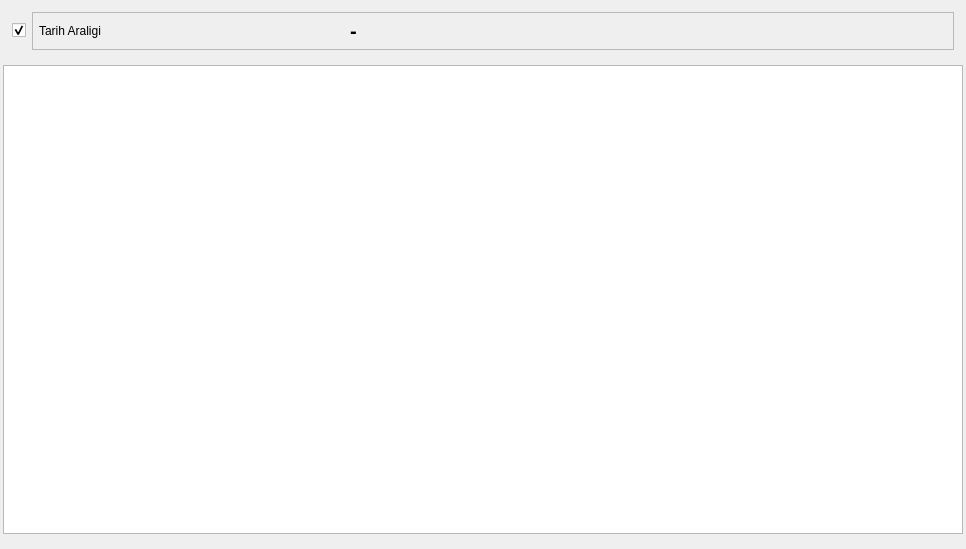
<?xml version="1.0" encoding="UTF-8"?>
<ui version="4.0">
 <class>CARI_OTO_EKSTRE_ARAMA</class>
 <widget class="QDialog" name="CARI_OTO_EKSTRE_ARAMA">
  <property name="geometry">
   <rect>
    <x>0</x>
    <y>0</y>
    <width>966</width>
    <height>549</height>
   </rect>
  </property>
  <property name="sizePolicy">
   <sizepolicy hsizetype="Expanding" vsizetype="Expanding">
    <horstretch>0</horstretch>
    <verstretch>0</verstretch>
   </sizepolicy>
  </property>
  <property name="windowTitle">
   <string>Dialog</string>
  </property>
  <layout class="QGridLayout" name="gridLayout" rowstretch="4,80,1" columnstretch="80,10">
   <property name="sizeConstraint">
    <enum>QLayout::SetNoConstraint</enum>
   </property>
   <property name="margin">
    <number>3</number>
   </property>
   <item row="0" column="0" colspan="2">
    <widget class="QFrame" name="main_frame">
     <property name="sizePolicy">
      <sizepolicy hsizetype="Expanding" vsizetype="Fixed">
       <horstretch>0</horstretch>
       <verstretch>0</verstretch>
      </sizepolicy>
     </property>
     <property name="font">
      <font>
       <kerning>true</kerning>
      </font>
     </property>
     <property name="frameShape">
      <enum>QFrame::NoFrame</enum>
     </property>
     <property name="frameShadow">
      <enum>QFrame::Raised</enum>
     </property>
     <property name="lineWidth">
      <number>0</number>
     </property>
     <layout class="QGridLayout" name="gridLayout_5">
      <item row="0" column="0">
       <widget class="QCheckBox" name="checkBox_tarih_araligi">
        <property name="text">
         <string/>
        </property>
        <property name="checked">
         <bool>true</bool>
        </property>
       </widget>
      </item>
      <item row="0" column="1">
       <widget class="QFrame" name="frame_tarih_araligi">
        <property name="sizePolicy">
         <sizepolicy hsizetype="Expanding" vsizetype="Fixed">
          <horstretch>0</horstretch>
          <verstretch>0</verstretch>
         </sizepolicy>
        </property>
        <property name="frameShape">
         <enum>QFrame::StyledPanel</enum>
        </property>
        <property name="frameShadow">
         <enum>QFrame::Raised</enum>
        </property>
        <layout class="QGridLayout" name="gridLayout_2" columnstretch="1,10,1,10,15">
         <property name="margin">
          <number>6</number>
         </property>
         <item row="0" column="0">
          <widget class="QLabel" name="label_baslangic_trh">
           <property name="sizePolicy">
            <sizepolicy hsizetype="Fixed" vsizetype="Fixed">
             <horstretch>0</horstretch>
             <verstretch>0</verstretch>
            </sizepolicy>
           </property>
           <property name="text">
            <string>Tarih Araligi </string>
           </property>
          </widget>
         </item>
         <item row="0" column="2">
          <widget class="QLabel" name="label">
           <property name="sizePolicy">
            <sizepolicy hsizetype="Fixed" vsizetype="Fixed">
             <horstretch>0</horstretch>
             <verstretch>0</verstretch>
            </sizepolicy>
           </property>
           <property name="font">
            <font>
             <pointsize>15</pointsize>
             <weight>75</weight>
             <bold>true</bold>
            </font>
           </property>
           <property name="text">
            <string>-</string>
           </property>
          </widget>
         </item>
         <item row="0" column="4">
          <spacer name="horizontalSpacer_4">
           <property name="orientation">
            <enum>Qt::Horizontal</enum>
           </property>
           <property name="sizeHint" stdset="0">
            <size>
             <width>40</width>
             <height>20</height>
            </size>
           </property>
          </spacer>
         </item>
         <item row="0" column="1">
          <widget class="QAdakDate" name="adakDate_bas_tarihi">
           <property name="sizePolicy">
            <sizepolicy hsizetype="Expanding" vsizetype="Fixed">
             <horstretch>0</horstretch>
             <verstretch>0</verstretch>
            </sizepolicy>
           </property>
           <property name="whatsThis">
            <string>Tarih WidgetÄ± </string>
           </property>
           <property name="QAdakDate" stdset="0">
            <rect>
             <x>0</x>
             <y>0</y>
             <width>100</width>
             <height>100</height>
            </rect>
           </property>
          </widget>
         </item>
         <item row="0" column="3">
          <widget class="QAdakDate" name="adakDate_bts_tarihi">
           <property name="sizePolicy">
            <sizepolicy hsizetype="Expanding" vsizetype="Fixed">
             <horstretch>0</horstretch>
             <verstretch>0</verstretch>
            </sizepolicy>
           </property>
           <property name="whatsThis">
            <string>Tarih WidgetÄ± </string>
           </property>
           <property name="QAdakDate" stdset="0">
            <rect>
             <x>0</x>
             <y>0</y>
             <width>100</width>
             <height>100</height>
            </rect>
           </property>
          </widget>
         </item>
        </layout>
       </widget>
      </item>
     </layout>
    </widget>
   </item>
   <item row="1" column="0" colspan="2">
    <widget class="QTableWidget" name="tableWidget"/>
   </item>
   <item row="2" column="0" colspan="2">
    <widget class="QWidget" name="widget_batch_buttons" native="true">
     <property name="sizePolicy">
      <sizepolicy hsizetype="Expanding" vsizetype="Expanding">
       <horstretch>0</horstretch>
       <verstretch>0</verstretch>
      </sizepolicy>
     </property>
    </widget>
   </item>
  </layout>
 </widget>
 <customwidgets>
  <customwidget>
   <class>QAdakDate</class>
   <extends>QWidget</extends>
   <header>QAdakDate.h</header>
  </customwidget>
 </customwidgets>
 <tabstops>
  <tabstop>checkBox_tarih_araligi</tabstop>
  <tabstop>tableWidget</tabstop>
 </tabstops>
 <resources/>
 <connections/>
</ui>
